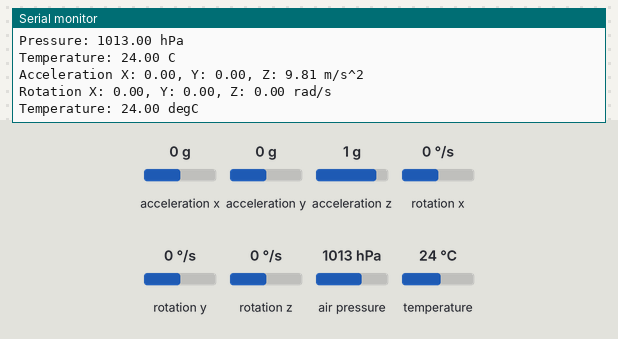
Recording of a sketch running on a simulated ESP8266 (NodeMCU). Parts: the last lines printed to the serial monitor. The inputs (shaded band) are chosen by the test bench; at power-on: acceleration x 0 g, acceleration y 0 g, acceleration z 1 g, rotation x 0 °/s, rotation y 0 °/s, rotation z 0 °/s, air pressure 1013 hPa, temperature 24 °C.

Above: at 1.3 s.
1.4 s: acceleration x set to -1.4 g
At 2.7 s:
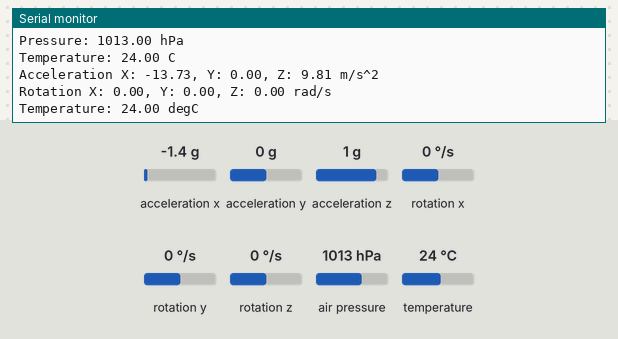
2.9 s: acceleration y set to -1.4 g
At 3.9 s:
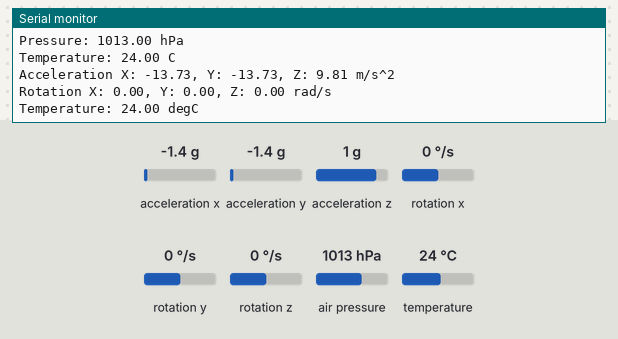
4.4 s: acceleration z set to -1.4 g
At 5.8 s:
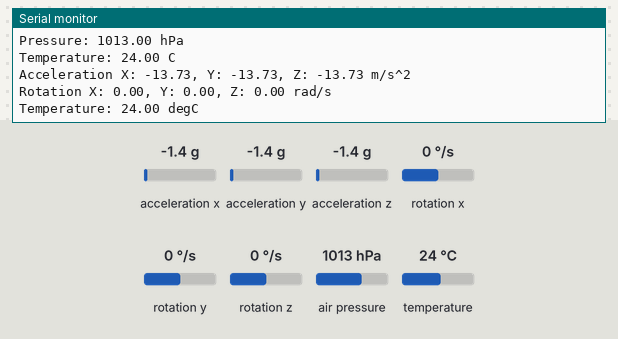
5.9 s: rotation x set to -192 °/s
At 7.2 s:
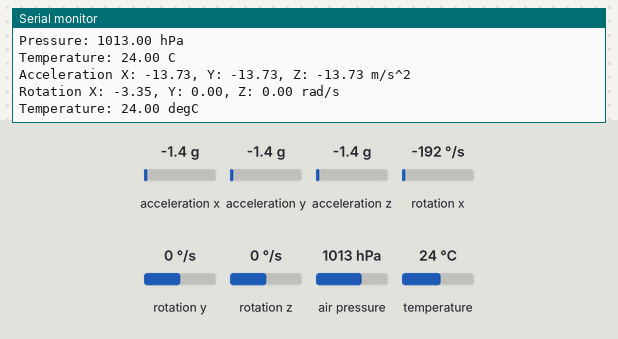
7.4 s: rotation y set to -192 °/s
At 8.5 s:
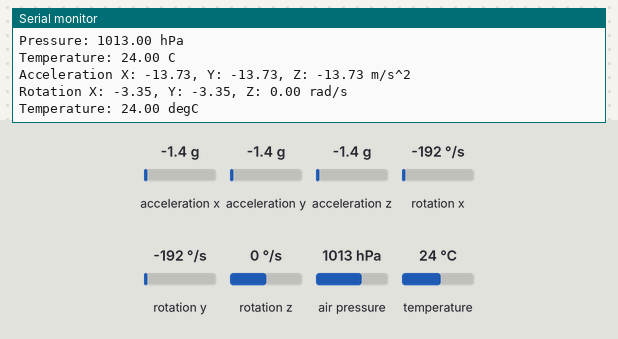

Measured:
- after the input at 1.4 s, the serial monitor: prints a new line after 0.82 s (image 1)
- after the input at 2.9 s, the serial monitor: prints a new line after 0.41 s (image 2)
- after the input at 4.4 s, the serial monitor: prints a new line after 1.1 s (image 3)
- after the input at 5.9 s, the serial monitor: prints a new line after 0.66 s (image 4)
- after the input at 7.4 s, the serial monitor: prints a new line after 0.25 s (image 5)

The sketch:

Cansat-Tigerkross.ino
```cpp
// ESP32 Guide: https://RandomNerdTutorials.com/esp32-mpu-6050-accelerometer-gyroscope-arduino/
// ESP8266 Guide: https://RandomNerdTutorials.com/esp8266-nodemcu-mpu-6050-accelerometer-gyroscope-arduino/
// Arduino Guide: https://RandomNerdTutorials.com/arduino-mpu-6050-accelerometer-gyroscope/

#include <Adafruit_MPU6050.h>
#include <Adafruit_Sensor.h>
#include <Wire.h>
#include <SFE_BMP180.h>
#include <SPI.h>

SFE_BMP180 bmp180;

Adafruit_MPU6050 mpu;

void setup(void) {
  Serial.begin(115200);
  while (!Serial)
    delay(10);

  Serial.println("Adafruit MPU6050 test!");

  bool success = bmp180.begin();

  if (success) {
    Serial.println("BMP180 init success");
  }

  if (!mpu.begin()) {
    Serial.println("Failed to find MPU6050 chip");
    while (1) {
      delay(10);
    }
  }

  Serial.println("MPU6050 Found!");

  mpu.setAccelerometerRange(MPU6050_RANGE_8_G);
  Serial.print("Accelerometer range set to: ");
  switch (mpu.getAccelerometerRange()) {
  case MPU6050_RANGE_2_G:
    Serial.println("+-2G");
    break;
  case MPU6050_RANGE_4_G:
    Serial.println("+-4G");
    break;
  case MPU6050_RANGE_8_G:
    Serial.println("+-8G");
    break;
  case MPU6050_RANGE_16_G:
    Serial.println("+-16G");
    break;
  }

  mpu.setGyroRange(MPU6050_RANGE_500_DEG);
  Serial.print("Gyro range set to: ");
  switch (mpu.getGyroRange()) {
  case MPU6050_RANGE_250_DEG:
    Serial.println("+- 250 deg/s");
    break;
  case MPU6050_RANGE_500_DEG:
    Serial.println("+- 500 deg/s");
    break;
  case MPU6050_RANGE_1000_DEG:
    Serial.println("+- 1000 deg/s");
    break;
  case MPU6050_RANGE_2000_DEG:
    Serial.println("+- 2000 deg/s");
    break;
  }

  mpu.setFilterBandwidth(MPU6050_BAND_5_HZ);
  Serial.print("Filter bandwidth set to: ");
  switch (mpu.getFilterBandwidth()) {
  case MPU6050_BAND_260_HZ:
    Serial.println("260 Hz");
    break;
  case MPU6050_BAND_184_HZ:
    Serial.println("184 Hz");
    break;
  case MPU6050_BAND_94_HZ:
    Serial.println("94 Hz");
    break;
  case MPU6050_BAND_44_HZ:
    Serial.println("44 Hz");
    break;
  case MPU6050_BAND_21_HZ:
    Serial.println("21 Hz");
    break;
  case MPU6050_BAND_10_HZ:
    Serial.println("10 Hz");
    break;
  case MPU6050_BAND_5_HZ:
    Serial.println("5 Hz");
    break;
  }

  delay(100);
}

void loop() {

  char status;
  double T, P;
  bool success = false;

  status = bmp180.startTemperature();

  if (status != 0) {
    delay(1000);
    status = bmp180.getTemperature(T);

    if (status != 0) {
      status = bmp180.startPressure(3);

      if (status != 0) {
        delay(status);
        status = bmp180.getPressure(P, T);

        if (status != 0) {
          Serial.print("Pressure: ");
          Serial.print(P);
          Serial.println(" hPa");

          Serial.print("Temperature: ");
          Serial.print(T);
          Serial.println(" C");
        }
      }
    }
  }

  sensors_event_t a, g, temp;
  mpu.getEvent(&a, &g, &temp);

  Serial.print("Acceleration X: ");
  Serial.print(a.acceleration.x);
  Serial.print(", Y: ");
  Serial.print(a.acceleration.y);
  Serial.print(", Z: ");
  Serial.print(a.acceleration.z);
  Serial.println(" m/s^2");

  Serial.print("Rotation X: ");
  Serial.print(g.gyro.x);
  Serial.print(", Y: ");
  Serial.print(g.gyro.y);
  Serial.print(", Z: ");
  Serial.print(g.gyro.z);
  Serial.println(" rad/s");

  Serial.print("Temperature: ");
  Serial.print(temp.temperature);
  Serial.println(" degC");

  Serial.println("");
  delay(50);
}
```
